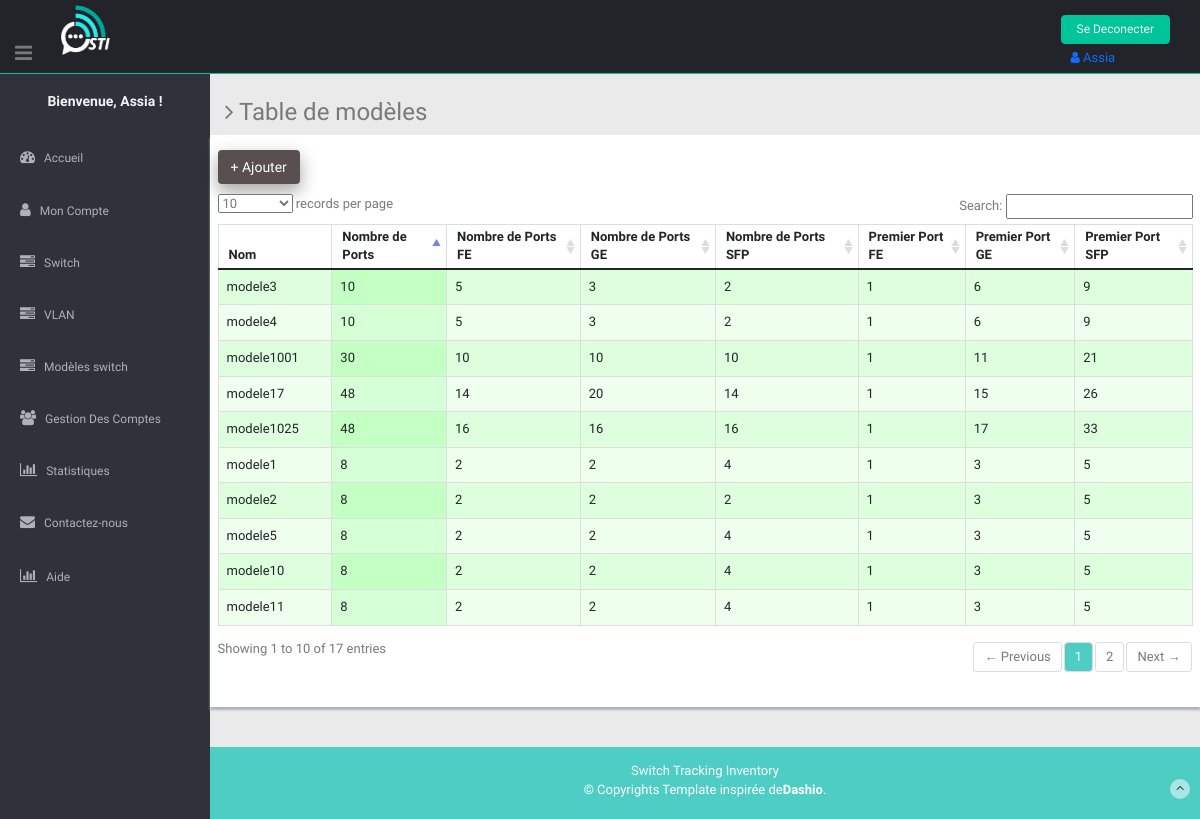
The app's page /app_principal/Modele/ (signed in) with its own data.
### app_principal/models.py (models this page shows)
class ModeleSwitch(models.Model):
    nom = models.CharField('Nom du modèle', max_length=50,
                           default='', unique=True)
    nbr_port = models.PositiveIntegerField(default=0)
    nbr_port_FE = models.PositiveIntegerField(default=0)
    nbr_port_GE = models.PositiveIntegerField(default=0)
    nbr_port_SFP = models.PositiveIntegerField(default=0)
    premier_port_FE=models.PositiveIntegerField(default=1) #on utilise le fait que les ports du meme
    premier_port_GE=models.PositiveIntegerField(default=1) #type sont sequentiels
    premier_port_SFP=models.PositiveIntegerField(default=1)

### app_principal/views.py (the view)
# urls.py: path('Modele/', views.modele_tab, name='modele'),
@login_required()
@user_passes_test(lambda u: (Group.objects.get(name="voir") in u.groups.all()) or u.is_superuser == True, login_url='app_principal:c')
def modele_tab(request):
	cols_principales = ['Nom', 'Nombre de Ports', 'Nombre de Ports FE',
						'Nombre de Ports GE', 'Nombre de Ports SFP', 'Premier Port FE', 'Premier Port GE', 'Premier Port SFP']
	cols_detail = []
	modeles = ModeleSwitch.objects.all()
	context = {'objet': 'modèles', 'objets': modeles,
			   'colsp': cols_principales, 'colsd': cols_detail,'titre':'Modèles', }
	return render(request, 'app_principal/offictable.html', context)

### app_principal/templatetags/app_extras.py (called while the page is built)
def has_group(user, nom_group):
    try:
        group =  Group.objects.get(name=nom_group)
    except Group.DoesNotExist:
        return False
    return (group in user.groups.all() or user.is_superuser)

### app_principal/templates/app_principal/offictable.html (shortened to what this page needs)
{% extends 'base.html' %}
  {% load static %}
  {% load app_extras %}
  {% block css %}
  <link type="text/css" href="{% static 'lib/font-awesome/css/font-awesome.css' %}" rel="stylesheet" />
  <link type="text/css" href="{% static 'lib/advanced-datatable/css/demo_page.css' %}" rel="stylesheet" />
  <link type="text/css" href="{% static 'lib/advanced-datatable/css/demo_table.css' %}" rel="stylesheet" />
  <link rel="stylesheet" href="{% static 'lib/advanced-datatable/css/DT_bootstrap.css' %}" />
  <link href="{% static 'css/vlan.css' %}" rel="stylesheet">
  {% endblock %}
 {% block content %}
    <section class="wrapper">
        <h3><i class="fa fa-angle-right"></i> Table de {{ objet }} {% if objet == 'ports' %} de {{ switch_nom }} {% endif %} </h3>
      <div class="row mb">
        <div class="content-panel" style="position:relative;">
            {% if objet == "modèles" and request.user|has_group:"ajouter" %}
              <button class="btn mini " style="background:#5a4f4f;margin-bottom: 10px;" type="button" ><a style="color:white;" href="{% url 'app_principal:ajout_modele' %}"> + Ajouter</a></button>
            {% endif %}
              <div class="adv-table">
                <table cellpadding="0" cellspacing="0" class="display table table-bordered" id="hidden-table-info">
                  <thead>
                    <tr>
                      {% for col in colsp %}
                      <th>{{ col }}</th>
                      {% endfor %}
                    </tr>
                  </thead>
                  <tbody>
                    {% for s in objets %}
                      {% if objet == "modèles" %}
                        <tr class="gradeA">
                          <td>{{ s.nom }}</td>
                          <td>{{ s.nbr_port }}</td>
                          <td>{{ s.nbr_port_FE }}</td>
                          <td>{{ s.nbr_port_GE }}</td>
                          <td>{{ s.nbr_port_SFP }}</td>
                          <td>{{ s.premier_port_FE }}</td>
                          <td>{{ s.premier_port_GE }}</td>
                          <td>{{ s.premier_port_SFP }}</td>
                        </tr>
                      {% endif %}
                    {% endfor %}
                  </tbody>
                </table>
              </div>
        </div>
      </div>
    </section>
  {% endblock %}

### app_principal/templates/base.html (shortened to what this page needs)
<!DOCTYPE html>
<html lang="en">
<head>
  <link rel="stylesheet" href="https://cdn.jsdelivr.net/npm/bootstrap@5.1.3/dist/css/bootstrap.min.css">
  {% load static %}
  <link href="{% static 'lib/bootstrap/css/bootstrap.min.css' %}" rel="stylesheet">
  {% block css %}{% endblock %}
  <link href="{% static 'style.css' %}" rel="stylesheet">
  <link href="{% static 'lib/font-awesome/css/font-awesome.css' %}" rel="stylesheet" />
  <link href="{% static 'style.css' %}" rel="stylesheet">
  <link href="{% static 'css/style-responsive.css' %}" rel="stylesheet">
   <link rel="stylesheet" type="text/css" href="{% static 'lib/bootstrap-fileupload/bootstrap-fileupload.css' %}" />
   <link rel="stylesheet" type="text/css" href="{% static 'lib/bootstrap-datepicker/css/datepicker.css' %}" />
   <link rel="stylesheet" type="text/css" href="{% static 'lib/bootstrap-daterangepicker/daterangepicker.css' %}" />
   <link rel="stylesheet" type="text/css" href="{% static 'lib/bootstrap-timepicker/compiled/timepicker.css' %}" />
   <link rel="stylesheet" type="text/css" href="{% static 'lib/bootstrap-datetimepicker/datertimepicker.css' %}" />
</head>
<body >
  <section id="container" >
    <a href="#"><img src="img" alt="good vybes" /></a>
     <header class="header black-bg" style="top:0;">
      <div class="sidebar-toggle-box">
        <div id="di" class="fa fa-bars tooltips" data-placement="right" data-original-title="Toggle Navigation"></div>
      </div>
      <a href="#" ><img class="logo" src="{% static 'img/logo.png'%}" alt="logo nnnn"></a>
      <div class="top-menu">
        <ul class="nav pull-right top-menu">
          <li>
          {% if user.is_authenticated %}
            <a type="button" class="logout" href="{% url 'app_principal:logout' %}">Se Deconecter</a>
            <span class="nav-item nav-link"> <i class="fa fa-user"></i>  {{user.username}}</span>
          {% else %}
            <a class=" btn-outline-success my-2 my-sm-0" href="{% url 'app_principal:login' %}">Se connecter</a>
          {% endif %}
          </li >
        </ul>
      </div>
    </header>
    <aside>
      <div id="sidebar" class="nav-collapse ">
        <ul class="sidebar-menu" id="nav-accordion">
          <h5 class="centered">Bienvenue, {{request.user.username}} !</h5>
          <li class="mt">
            <a href="{% url 'app_principal:accueil1'  %}">
              <i class="fa fa-dashboard"></i>
              <span>Accueil</span>
              </a>
          </li>
          <li class="sub-menu">
            <a href="{% url 'app_principal:c'  %}">
              <i class="fa fa-user"></i>
              <span>Mon Compte</span>
              </a>
          <li class="sub-menu">
            <a  href="{% url 'app_principal:switch'  %}">
              <i class="fa fa-tasks"></i>
              <span>Switch</span>
              </a>
          </li>
          <li class="sub-menu">
            <a  href="{% url 'app_principal:vlan'  %}">
              <i class="fa fa-tasks"></i>
              <span>VLAN</span>
              </a>
          </li>
          <li class="sub-menu">
            <a  href="{% url 'app_principal:modele'  %}">
              <i class="fa fa-tasks"></i>
              <span>Modèles switch</span>
              </a>
          </li>
          {% if request.user.is_superuser %}
          <li class="sub-menu">
            <a  href="{% url 'app_principal:users'  %}">
              <i class="fa fa-users"></i>
              <span>Gestion Des Comptes</span>
              </a>
          </li>
          {% endif %}
          <li class="sub-menu">
            <a href="{% url 'app_principal:statistique'  %}">
              <i class="fa fa-bar-chart-o"></i>
              <span>Statistiques</span>
              </a>
          </li>
          <li>
            <a href="{% url 'app_principal:contact'  %}">
              <i class="fa fa-envelope"></i>
              <span>Contactez-nous </span>
              </a>
          </li>
          <li class="sub-menu">
            <a href="{% url 'app_principal:aide'  %}">
              <i class=" fa fa-bar-chart-o"></i>
              <span>Aide</span>
              </a>
          </li>
      </div>
    </aside>
     <section id="main-content">
        {% block content %}
        {% endblock %}
        <footer class="site-footer">
          <div class="text-center">
            <p>
              Switch Tracking Inventory <br>
              &copy; Copyrights Template inspirée de<strong>Dashio</strong>.
            </p>
            <a href="" class="go-top">
              <i class="fa fa-angle-up"></i>
              </a>
          </div>
        </footer>
      </section>
  </section>
</body>
</html>

### app_principal/static/style.css (style rules this page uses)
body { color: #797979; background: #eaeaea; font-family: 'Ruda', sans-serif; padding: 0px !important; margin: 0px !important; font-size:13px; }
ul li { list-style: none; }
.btn { box-shadow: 0 8px 16px 0 rgba(0,0,0,0.2), 0 6px 20px 0 rgba(0,0,0,0.19); color:#00C49A ; background-color:#00C49A ; }
a, a:hover, a:focus { text-decoration: none; outline: none; }
#container { width: 100%; height: 100%; }
.centered { text-align: center; }
.mt { margin-top: 25px; }
.mb { margin-bottom: 25px; }
ul.top-menu > li > .logout { color: #f2f2f2; font-size: 12px; border-radius: 4px; -webkit-border-radius: 4px; border: 1px solid #00C49A !important; padding: 5px 15px; margin-right: 15px; background: #00C49A; margin-top: 15px; }
#sidebar { width: 210px; height: 100%; position: fixed; background: #2f323a; }
#sidebar h5 { color: #f2f2f2; font-weight: 700; }
#sidebar ul li { position: relative; }
ul.sidebar-menu , ul.sidebar-menu li ul.sub { margin: -2px 0 0; padding: 0; }
ul.sidebar-menu { margin-top: 75px; }
ul.sidebar-menu li { margin-bottom: 5px; margin-left:10px; margin-right:10px; }
ul.sidebar-menu li.sub-menu { line-height: 15px; }
ul.sidebar-menu li a span { display: inline-block; }
ul.sidebar-menu li a { color: #aeb2b7; text-decoration: none; display: block; padding: 15px 0 15px 10px; font-size: 12px; outline: none; -webkit-transition: all 0.3s ease; -moz-transition: all 0.3s ease; -o-transition: all 0.3s ease; -ms-transition: all 0.3s ease; transition: all 0.3s ease; }
ul.sidebar-menu li a i { font-size: 15px; padding-right: 6px; }
#main-content { margin-left: 210px; }
.header, .footer { min-height: 60px; padding: 0 15px; }
.header { position: fixed; left: 0; right: 0; z-index: 1002; }
.black-bg { background: #22242a; border-bottom: 1px solid #00C49A; }
.wrapper { display: inline-block; margin-top: 60px; padding-left: 15px; padding-right: 15px; padding-bottom: 15px; padding-top: 0px; width: 100%; }
#top_menu .nav > li, ul.top-menu > li { float: left; }
ul.top-menu > li > a { color: #666666; font-size: 16px; border-radius: 4px; -webkit-border-radius: 4px; border:1px solid #666666 !important; padding: 2px 6px; margin-right: 15px; }
.sidebar-toggle-box { float: left; padding-right: 15px; margin-top: 20px; }
.sidebar-toggle-box .fa-bars { cursor: pointer; display: inline-block; font-size: 20px; }
.content-panel { background: #ffffff; box-shadow: 0px 3px 2px #aab2bd; padding-top: 15px; padding-bottom: 5px; }
.site-footer { background: #4ECDC4; color: #fff; padding: 15px 0; }
.site-footer p { margin-bottom: 5px; }
.go-top { margin-right: 1%; margin-top: -25px; float: right; background: rgba(255,255,255,.5); width: 20px; height: 20px; border-radius: 50%; -webkit-border-radius: 50%; }
.go-top i { color: #2A3542; }

### app_principal/templates/base.html (style rules this page uses)
.logo { width: 50px; height: 50px; position: absolute; top: 5px; left: 60px; }
#di { position: absolute; bottom: 10px; }

### records on screen
ModeleSwitch: nom "modele1", nbr_port "8", nbr_port_FE "2", nbr_port_GE "2", nbr_port_SFP "4", premier_port_FE "1", premier_port_GE "3", premier_port_SFP "5"
ModeleSwitch: nom "modele2", nbr_port "8", nbr_port_FE "2", nbr_port_GE "2", nbr_port_SFP "2", premier_port_FE "1", premier_port_GE "3", premier_port_SFP "5"
ModeleSwitch: nom "modele3", nbr_port "10", nbr_port_FE "5", nbr_port_GE "3", nbr_port_SFP "2", premier_port_FE "1", premier_port_GE "6", premier_port_SFP "9"
ModeleSwitch: nom "modele4", nbr_port "10", nbr_port_FE "5", nbr_port_GE "3", nbr_port_SFP "2", premier_port_FE "1", premier_port_GE "6", premier_port_SFP "9"
ModeleSwitch: nom "modele5", nbr_port "8", nbr_port_FE "2", nbr_port_GE "2", nbr_port_SFP "4", premier_port_FE "1", premier_port_GE "3", premier_port_SFP "5"
ModeleSwitch: nom "modele10", nbr_port "8", nbr_port_FE "2", nbr_port_GE "2", nbr_port_SFP "4", premier_port_FE "1", premier_port_GE "3", premier_port_SFP "5"
ModeleSwitch: nom "modele11", nbr_port "8", nbr_port_FE "2", nbr_port_GE "2", nbr_port_SFP "4", premier_port_FE "1", premier_port_GE "3", premier_port_SFP "5"
ModeleSwitch: nom "modele1001", nbr_port "30", nbr_port_FE "10", nbr_port_GE "10", nbr_port_SFP "10", premier_port_FE "1", premier_port_GE "11", premier_port_SFP "21"
ModeleSwitch: nom "modele17", nbr_port "48", nbr_port_FE "14", nbr_port_GE "20", nbr_port_SFP "14", premier_port_FE "1", premier_port_GE "15", premier_port_SFP "26"
ModeleSwitch: nom "modele1025", nbr_port "48", nbr_port_FE "16", nbr_port_GE "16", nbr_port_SFP "16", premier_port_FE "1", premier_port_GE "17", premier_port_SFP "33"

### other values on screen
{{ user.username }} "Assia"
{{ request.user.username }} "Assia"
{{ objet }} "modèles"
{{ col }} "Nom" "Nombre de Ports" "Nombre de Ports FE" "Nombre de Ports GE" "Nombre de Ports SFP" "Premier Port FE" "Premier Port GE" "Premier Port SFP"
